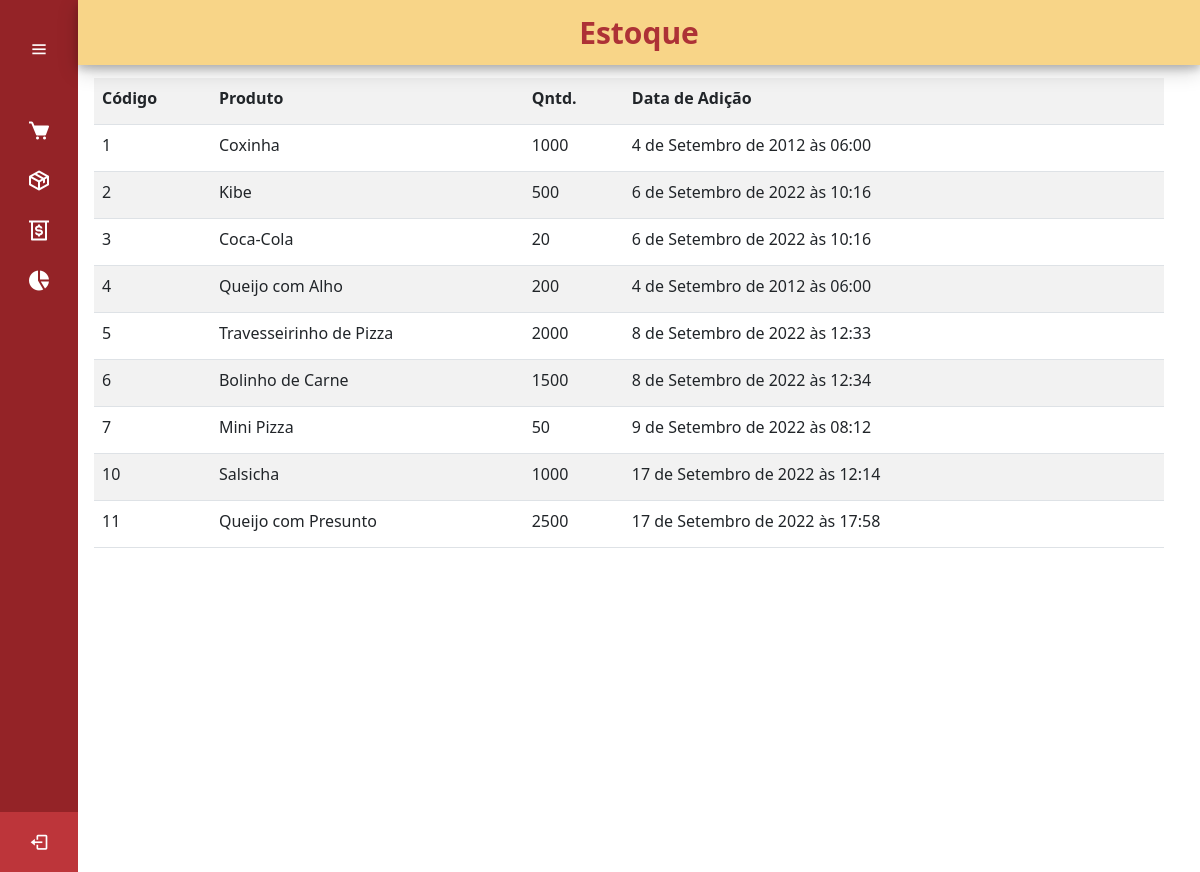
The page /estoque on the database as committed earlier.
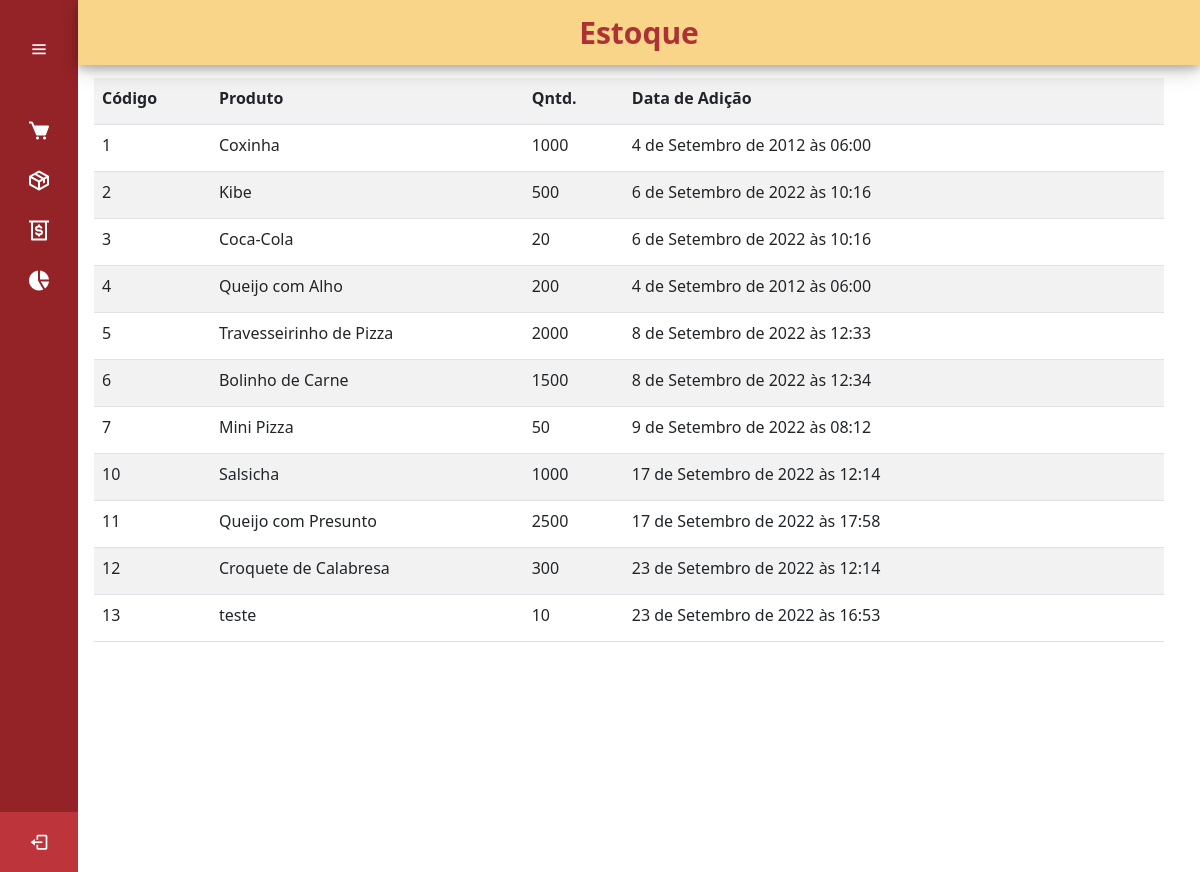
The same page on the database as committed later.
### cadastro/models.py (models this page shows, shortened)
class ListaProdutos(models.Model):
    nome_produto = models.CharField(max_length=50, verbose_name='Produto')
    quantidade_produto = models.IntegerField(verbose_name='Qntd.')
    data_adicao = models.DateTimeField(auto_now_add= True ,verbose_name='Data de Adição')
    nota_produto = models.TextField()

### cadastro/views.py (the view)
# urls.py: path('estoque',views.estoqueList, name='estoque'),
def estoqueList(request):
    qs = ListaProdutos.objects.all()
    return render(request, "paginas/estoque.html", {'object_list': qs})

### paginas/templates/paginas/estoque.html (shortened to what this page needs)
{% extends 'paginas/modelo.html' %}
{% load static %}
{% block conteudo %}
<div class="home_content">
    <div class="conteudo_pagina">
                        {% include 'cadastro/add.html' %}
        <div class="table-responsive">
            <table class="table table-striped" id="tabela_despesa">
                <tr>
                    <th>Código</th>
                    <th>Produto</th>
                    <th>Qntd.</th>
                    <th>Data de Adição</th>
                    <th> <a type="button" data-bs-toggle="modal" data-bs-target="#addModal">
                            <box-icon name='list-plus'></box-icon>
                        </a></th>
                </tr>
                {% for produto in object_list %}
                <tr>
                    <td>{{ produto.pk }}</td>
                    <td>{{ produto.nome_produto }}</td>
                    <td>{{ produto.quantidade_produto }}</td>
                    <td>{{ produto.data_adicao }}</td>
                    <td><a type="button" data-bs-toggle="modal" data-bs-target="#editModal{{ produto.pk }}">
                            <box-icon name='edit'></box-icon>
                        </a><a type="button" href="estoque/deletar/{{ produto.id }}">
                            <box-icon name='trash'></box-icon>
                        </a></td>
                </tr>
                                {% include 'cadastro/edit.html' %}
                {% empty %}
                <tr>
                    <td colspan="3">Nenhum campo registrado</td>
                </tr>
            </table>
            {% endfor %}
    {% endblock %}

Rows that differ between the two databases and show on the page:
added ListaProdutos: pk "12", nome_produto "Croquete de Calabresa", quantidade_produto "300", data_adicao "23 de Setembro de 2022 às 12:14"
added ListaProdutos: pk "13", nome_produto "teste", quantidade_produto "10", data_adicao "23 de Setembro de 2022 às 16:53"
